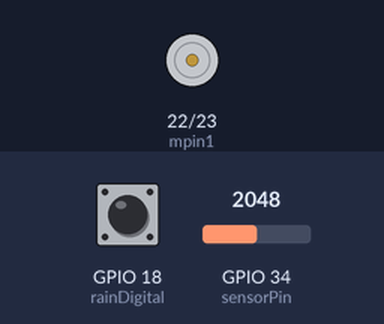
Recording of a sketch running on a simulated ESP32. Shown: motor-driver pin pairs drawn as motors (green arrow = first pin HIGH = forward, orange = second pin HIGH = backward, longer = more drive, scaled by the enable pin). The test bench sets the inputs (shaded band); at power-on: GPIO 18 (rainDigital) HIGH, GPIO 34 (sensorPin) = 2048. WiFi joins after 1.5 s; servers stay silent unless stated; what the sketch prints to the serial monitor is not drawn.

Above: at 1.7 s.
At 4.4 s:
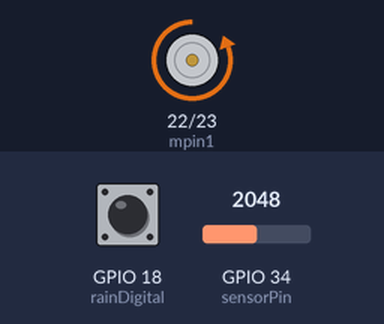
At 10.0 s:
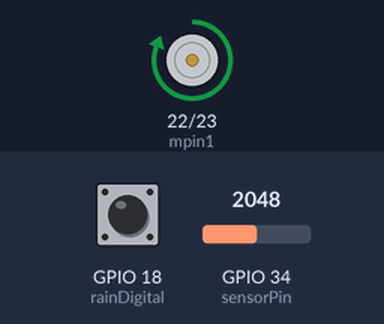
Timing chart, 0 to 16.1 s (numbered marks = the images above):
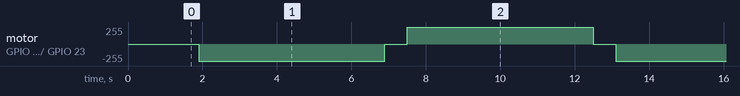

Measured:
- by itself, motor on GPIO 22 (mpin1) / GPIO 23 (mpin2): repeats every 11.2 s: stopped 0.60 s, forward 255/255 5.0 s, stopped 0.60 s, backward 255/255 5.0 s

The sketch:

station.ino
```cpp
#include <HTTPClient.h>
#include "esp_wifi.h"
#include <WiFi.h>
#include "ESPAsyncWebServer.h"

const char* ssid = "ARCL";
// const char* password = "b337H0v3N";
const char* password = "beethoven";

int mpin1 = 22;
int mpin2 = 23;
int en_pin = 14;
int rainDigital = 18;
int sensorPin = 34;
int threshold = 140;
String currentState = "1";

String hostname = "ESP32";

const int freq = 30000;
const int pwmC = 0;
const int resolution = 1;
int dutyCycle = 200;

String url;

// wifi_sta_list_t wifi_sta_list;
// wifi_sta_list_t wifi_sta_list_empty;
// tcpip_adapter_sta_list_t adapter_sta_list;
// tcpip_adapter_sta_list_t adapter_sta_list_empty;
//
// char str_ip[16];

String ip = "192.168.101.118";
String port = "8081";
// String port = "5000";

void initWiFi() {
  Serial.print("Setting AP...");
  WiFi.mode(WIFI_STA);
  WiFi.disconnect();
  WiFi.config(INADDR_NONE, INADDR_NONE, INADDR_NONE, INADDR_NONE);
  WiFi.setHostname(hostname.c_str());  //define hostname
  WiFi.begin(ssid, password);
  Serial.print("Connecting to WiFi ..");
  while (WiFi.status() != WL_CONNECTED) {
    Serial.print(".");
    delay(500);
  }

  Serial.println("Setup done");
}

String httpGETRequest(const char* serverUrl) {
  WiFiClient client;
  HTTPClient http;

  http.begin(client, serverUrl);
  int httpResponseCode = http.GET();
  if (httpResponseCode > 0) {
    Serial.print("HTTP Response code: ");
    Serial.println(httpResponseCode);
    Serial.print("API result");
    Serial.println(http.getString());
  }
  http.end();
  return http.getString();
}

void setup() {
  Serial.begin(115200);
  pinMode(mpin1, OUTPUT);
  pinMode(mpin2, OUTPUT);
  pinMode(en_pin, OUTPUT);

  pinMode(rainDigital,INPUT);


  ledcSetup(pwmC, freq, resolution);
  ledcAttachPin(en_pin, pwmC);
  ledcWrite(pwmC, dutyCycle);

  initWiFi();
}

void loop() {

  // digitalWrite(mpin1, LOW);
  // digitalWrite(mpin2, HIGH);
  // delay(2000);
  digitalWrite(mpin1, LOW); // code to run the motor
  digitalWrite(mpin2, LOW);

  int rainDigitalVal = digitalRead(rainDigital);
  // Serial.println(rainDigitalVal);

  int sensorValue = analogRead(sensorPin);  // Read the analog value from sensor

  int outputValue = map(sensorValue, 0, 4095, 0, 255); // map the 10-bit data to 8-bit data

  Serial.println(outputValue);

  if(outputValue <= threshold){
    //rain detected

    url = "http://" + ip + ":" + port + "/set/sensor/1";
    Serial.println("Calling url " + url);
    HTTPClient http;
    http.begin(url);
    int httpResponseCode = http.GET();
    String out = http.getString();
    Serial.println("Output : " + out);

  }
  else{
  //rain not detected
    url = "http://" + ip + ":" + port + "/set/sensor/0";
    Serial.println("Calling url " + url);
    HTTPClient http;
    http.begin(url);
    int httpResponseCode = http.GET();
    String out = http.getString();
    delay(1000);
  }
    url = "http://" + ip + ":" + port + "/get/command";
    Serial.println("Calling url " + url);
    HTTPClient http;
    http.begin(url);
    int httpResponseCode = http.GET();
    String out = http.getString();
    Serial.println("Output : " + out);

    if(out.equals(currentState))
    {

    }
    else
    {
      if(currentState.equals("0"))
      {

          digitalWrite(mpin1, HIGH); // code to run the motor
          digitalWrite(mpin2, LOW);
          delay(5000);

        currentState = "1";
      }
      else
      {

      digitalWrite(mpin1, LOW); // code to run the motor
      digitalWrite(mpin2, HIGH);
      delay(5000);

      currentState = "0";
      }

    }

    digitalWrite(mpin1, LOW); // code to run the motor
    digitalWrite(mpin2, LOW);
    delay(200);
}
```
